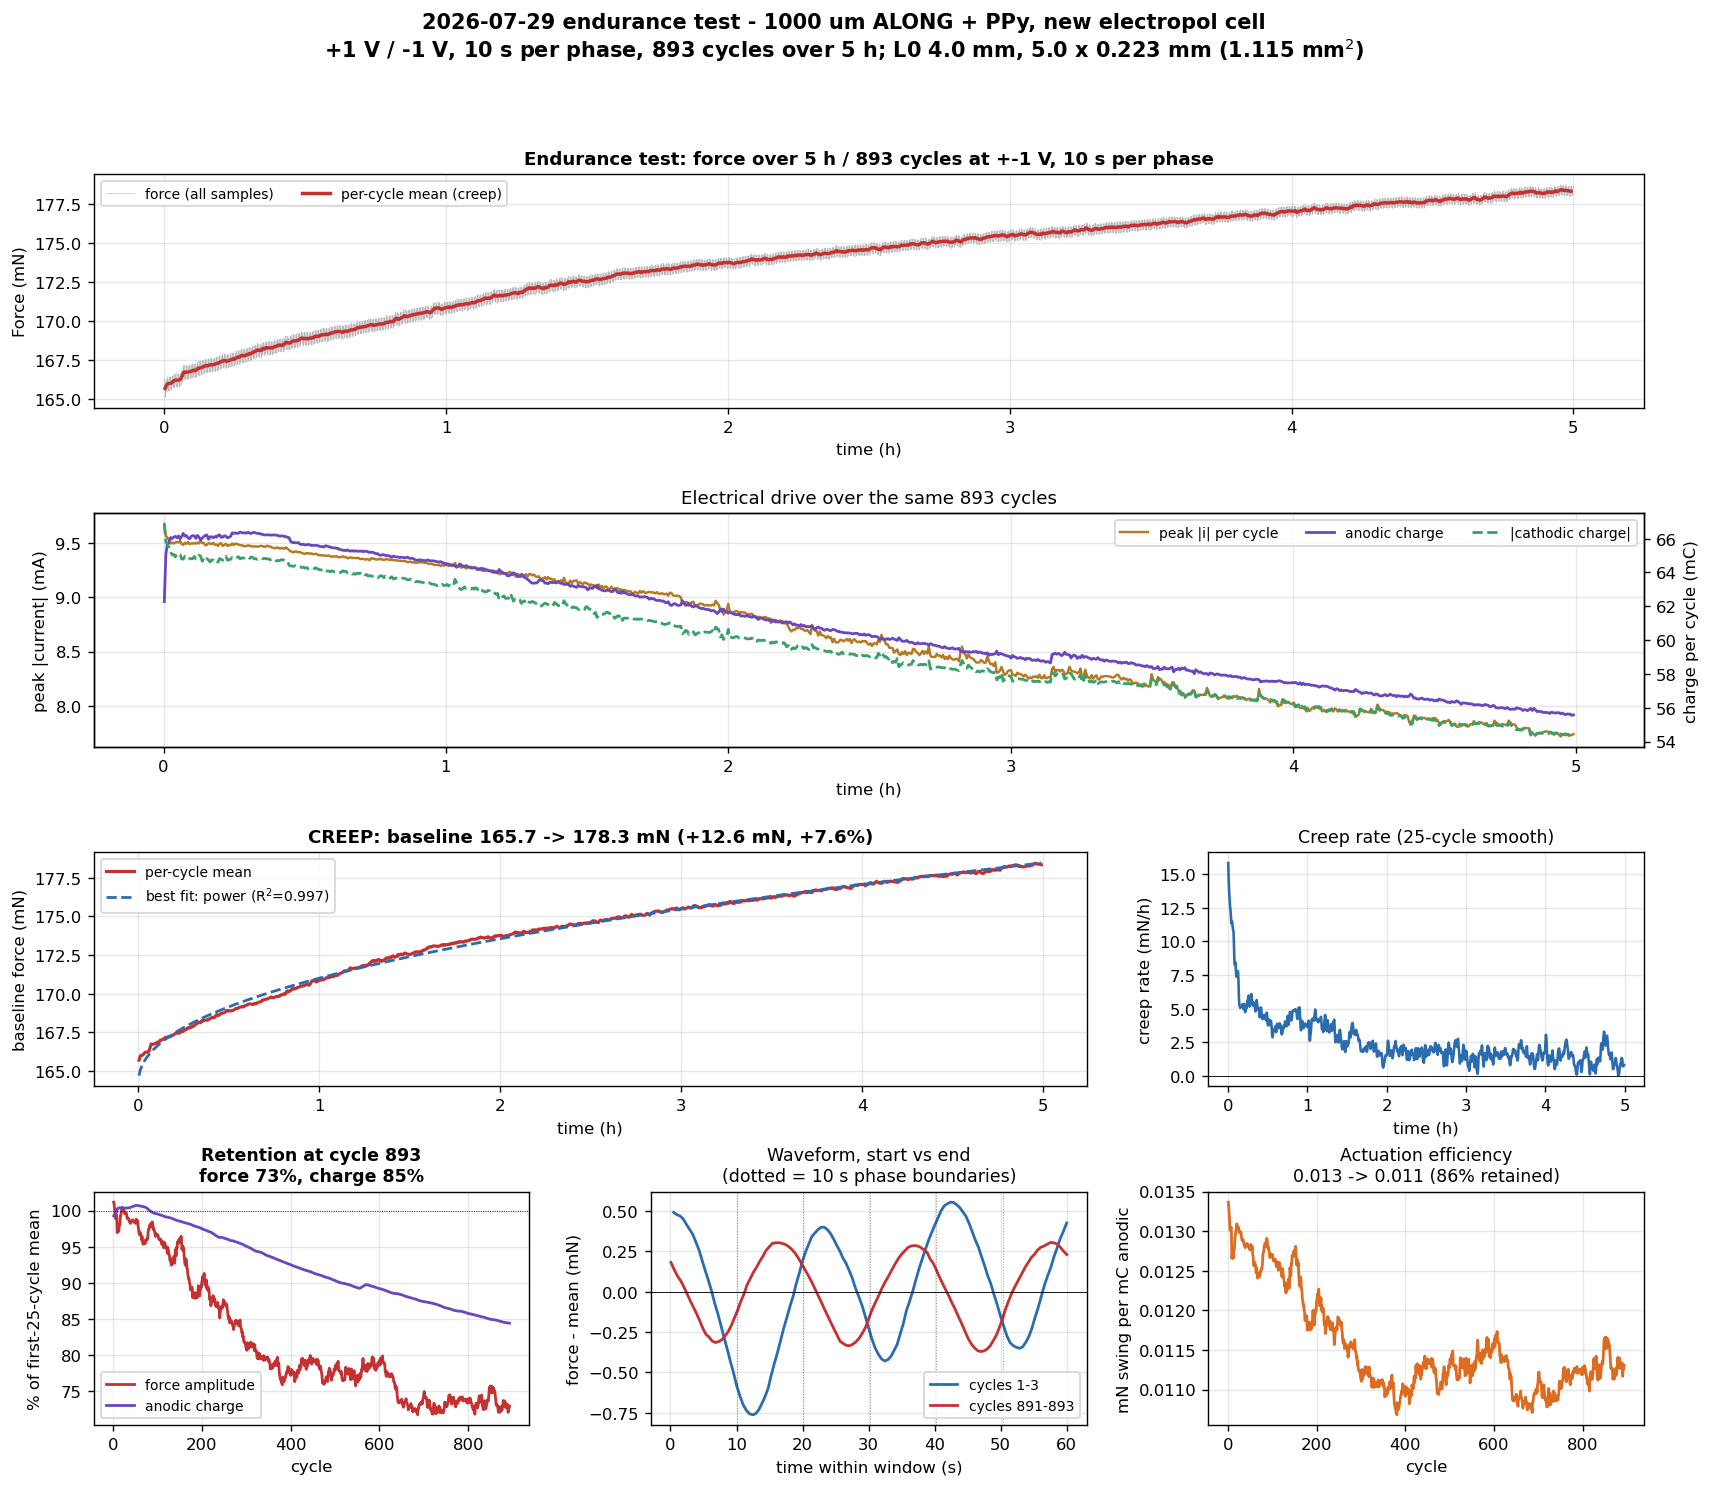

This figure's Python source:
"""
Endurance / performance-over-time test, 2026-07-29.
+1 V for 10 s, -1 V for 10 s (20 s period), 5 hours = 900 cycles.

  scope       1Vto-1V_FORCE_10sec_each_phase_scope_log_20260729_182740.csv
              CH2 x 56.7 mN/V, no-load baseline 1.25 V. Runs 0 -> 18000.4 s = exactly
              900.0 cycles, then stops (the "cut out" after 5 h).
  potentiostat potentiostat/07-29-26_FORCE_10sec_1Vto-1V_overtime_test-3.csv
              MultiStep Amperometry, i vs t, 0.1 s resolution, 0 -> 20000 s.

The potentiostat outlasts the scope by 2000 s, so all joint analysis is truncated to the
scope's 18000 s / 900 cycles, as the user suggested. Drive timing verified from the current
itself: step transients every 10.0 s, so period = 20 s with t=0 starting a +1 V phase.

Two questions:
  1. CREEP - how does the resting (baseline) force drift over 5 h, and what law fits it?
  2. OUTPUT - how much actuation amplitude is left at cycle 900, and does the ELECTRICAL
     drive decay with it? That distinguishes material fatigue from electrochemical decay -
     the question the force channel alone could not answer on the earlier short runs.
"""

import numpy as np
import pandas as pd
import matplotlib.pyplot as plt
from io import StringIO
from scipy.optimize import curve_fit

SCOPE = "1Vto-1V_FORCE_10sec_each_phase_scope_log_20260729_182740.csv"
POT = "potentiostat/07-29-26_FORCE_10sec_1Vto-1V_overtime_test-3.csv"

GAIN_MN_PER_V = 56.7
NO_LOAD_V = 1.25

# The two instruments do NOT agree on how long a cycle is. The potentiostat steps every
# 10.000 s on its own clock (verified from its current transients), but the force
# oscillation has a period of ~20.134 s on the scope's clock - a stable 0.67% timebase
# mismatch (20.118 s fitted on the first half, 20.142 s on the second), which accumulates
# to ~121 s over 5 h. Left uncorrected it shows up as a spurious 2040 deg of "phase drift".
# Each instrument is therefore binned into cycles using its OWN period. This does not
# affect any trend below: baseline and amplitude are per-cycle quantities that vary
# smoothly over hundreds of cycles, so a <=6-cycle registration offset at the end of the
# run is immaterial.
PERIOD_POT = 20.0                  # potentiostat clock
PERIOD_SCOPE = None                # measured at run time from the force trace
SCOPE_SPAN_S = 18000.0             # scope stops here ("cut out" after 5 h)

# Geometry measured 2026-07-30 (same sample as the CV runs)
L0_MM, WIDTH_MM, THICKNESS_MM = 4.0, 5.0, 0.2230
AREA_MM2 = WIDTH_MM * THICKNESS_MM

C_FORCE, C_CUR, C_FIT = "#c53030", "#b7791f", "#2b6cb0"


# ----------------------------------------------------------------- loading
def load_scope():
    d = pd.read_csv(SCOPE).rename(columns={"elapsed_s": "t"})
    d["force_mN"] = (d["ch2_MEAN_V"] - NO_LOAD_V) * GAIN_MN_PER_V
    return d[d["t"] <= SCOPE_SPAN_S].reset_index(drop=True)


def load_pot():
    txt = open(POT, "rb").read().decode("utf-16")
    p = pd.read_csv(StringIO(txt), skiprows=5)
    p.columns = ["t", "i_uA"]
    p = p.apply(pd.to_numeric, errors="coerce").dropna().reset_index(drop=True)
    return p


# ------------------------------------------------- timebase / period measurement
def ac_part(t, y, win=101):
    """Actuation ripple with the slow creep removed."""
    return y - pd.Series(y).rolling(win, center=True, min_periods=1).mean().values


def refine_period(t, ac, lo=19.7, hi=20.3, n=6001):
    """Global least-squares period of the force ripple on the SCOPE timebase."""
    Ps = np.linspace(lo, hi, n)
    best = (np.nan, np.inf)
    for P in Ps:
        w = 2 * np.pi / P
        X = np.c_[np.cos(w * t), np.sin(w * t)]
        r = ac - X @ np.linalg.lstsq(X, ac, rcond=None)[0]
        ss = float(r @ r)
        if ss < best[1]:
            best = (P, ss)
    return best[0]


def phase_drift(t, ac, P, n_cycles):
    """Cycle-by-cycle phase at period P; a steady ramp means P is wrong."""
    w = 2 * np.pi / P
    ph = []
    for k in range(n_cycles):
        m = (t >= k * P) & (t < (k + 1) * P)
        if m.sum() < 10:
            ph.append(np.nan)
            continue
        tt, aa = t[m], ac[m]
        a, b = np.linalg.lstsq(np.c_[np.cos(w * tt), np.sin(w * tt)], aa, rcond=None)[0]
        ph.append(np.arctan2(b, a))
    ph = np.array(ph, float)
    ok = np.isfinite(ph)
    out = np.full(len(ph), np.nan)
    out[ok] = np.degrees(np.unwrap(ph[ok]))
    return out


# ------------------------------------------------------------ per-cycle metrics
def per_cycle(d, p, p_scope, n_cycles):
    w = 2 * np.pi / p_scope
    rows = []
    ti, ii = p["t"].values, p["i_uA"].values
    for k in range(n_cycles):
        t0, t1 = k * p_scope, (k + 1) * p_scope
        m = (d["t"].values >= t0) & (d["t"].values < t1)
        tt = d["t"].values[m]
        ff = d["force_mN"].values[m]
        if len(tt) < 10:
            continue
        # fundamental amplitude by sine fit (robust at ~41 samples/cycle)
        X = np.c_[np.cos(w * tt), np.sin(w * tt), np.ones_like(tt)]
        a, b, c0 = np.linalg.lstsq(X, ff, rcond=None)[0]
        # potentiostat binned on ITS own clock
        q0, q1 = k * PERIOD_POT, (k + 1) * PERIOD_POT
        mp = (ti >= q0) & (ti < q1)
        tc, ic = ti[mp], ii[mp]
        qa = np.trapezoid(np.clip(ic, 0, None), tc) / 1e3 if len(tc) > 2 else np.nan
        qc = np.trapezoid(np.clip(ic, None, 0), tc) / 1e3 if len(tc) > 2 else np.nan
        rows.append(dict(
            cycle=k + 1, t_mid=0.5 * (t0 + t1),
            baseline_mN=ff.mean(),
            amp_mN=2 * np.hypot(a, b),
            p2p_mN=ff.max() - ff.min(),
            anodic_mC=qa, cathodic_mC=qc, net_mC=qa + qc,
            peak_i_mA=np.abs(ic).max() / 1e3 if len(tc) else np.nan))
    return pd.DataFrame(rows)


# ------------------------------------------------------------------ creep models
def m_lin(t, a, b):
    return a + b * t


def m_log(t, a, b):
    return a + b * np.log1p(t / 60.0)


def m_pow(t, a, b, n):
    return a + b * np.power(t / 60.0, n)


def m_exp(t, a, b, tau):
    return a + b * (1.0 - np.exp(-t / tau))


CREEP_MODELS = [
    ("linear            a+b*t", m_lin, [160, 1e-3]),
    ("logarithmic  a+b*ln(1+t)", m_log, [160, 1.0]),
    ("power law     a+b*t^n", m_pow, [160, 1.0, 0.5]),
    ("exp. saturating", m_exp, [160, 15.0, 3000.0]),
]


def fit_models(t, y, models):
    out = []
    for name, fn, p0 in models:
        try:
            pars, _ = curve_fit(fn, t, y, p0=p0, maxfev=40000)
            resid = y - fn(t, *pars)
            r2 = 1 - resid @ resid / ((y - y.mean()) @ (y - y.mean()))
            out.append((name, fn, pars, r2, np.sqrt((resid ** 2).mean())))
        except Exception as e:                                   # noqa: BLE001
            out.append((name, fn, None, -np.inf, np.nan))
    return sorted(out, key=lambda r: -r[3])


# ============================================================== run
d = load_scope()
p = load_pot()
ac = ac_part(d["t"].values, d["force_mN"].values)
PERIOD_SCOPE = refine_period(d["t"].values, ac)
N_CYCLES = int(min(d["t"].max() // PERIOD_SCOPE, p["t"].max() // PERIOD_POT))
TOTAL_S = N_CYCLES * PERIOD_SCOPE

print(f"scope: {len(d)} samples, 0 -> {d['t'].max():.1f} s, "
      f"median dt {np.median(np.diff(d['t'])):.3f} s")
print(f"potentiostat: {len(p)} samples, 0 -> {p['t'].max():.0f} s "
      f"(outlasts the scope by {p['t'].max()-d['t'].max():.0f} s, discarded)")
print(f"absolute force {d['force_mN'].min():.1f} - {d['force_mN'].max():.1f} mN")

print(f"\n=== TIMEBASE ===")
print(f"  potentiostat period (its own clock): {PERIOD_POT:.4f} s")
print(f"  force-ripple period (scope clock):   {PERIOD_SCOPE:.4f} s"
      f"   -> {100*(PERIOD_SCOPE-PERIOD_POT)/PERIOD_POT:+.3f}% mismatch, "
      f"{d['t'].max()*(PERIOD_SCOPE-PERIOD_POT)/PERIOD_POT:+.0f} s over the run")
ph20 = phase_drift(d["t"].values, ac, PERIOD_POT, N_CYCLES)
phb = phase_drift(d["t"].values, ac, PERIOD_SCOPE, N_CYCLES)
print(f"  cycle-to-cycle phase drift at 20.000 s: {np.nanmax(ph20)-np.nanmin(ph20):.0f} deg"
      f"  (spurious - this is the mismatch, not degradation)")
print(f"  cycle-to-cycle phase drift at {PERIOD_SCOPE:.4f} s: "
      f"{np.nanmax(phb)-np.nanmin(phb):.0f} deg  (residual)")
print(f"  analysing {N_CYCLES} cycles")

# (removed: the force-vs-charge lag test is uninformative at a 10 s drive - |r| stayed
# under 0.09 at every lag because the mechanical response is so heavily attenuated. It is
# also unnecessary: per-cycle baseline (a mean) and amplitude (a sine-fit magnitude) are
# both phase-invariant, so the numbers below do not depend on sub-period alignment.)

c = per_cycle(d, p, PERIOD_SCOPE, N_CYCLES)
print(f"per-cycle table: {len(c)} cycles")

# ---- creep ------------------------------------------------------------------
fits = fit_models(c["t_mid"].values, c["baseline_mN"].values, CREEP_MODELS)
print("\n=== CREEP: baseline force vs time, model comparison ===")
for name, fn, pars, r2, rmse in fits:
    ps = "fit failed" if pars is None else np.array2string(pars, precision=4)
    print(f"  {name:26s} R2={r2:7.4f}  RMSE={rmse:.3f} mN   {ps}")
best_name, best_fn, best_pars, best_r2, _ = fits[0]

b0, b1 = c["baseline_mN"].iloc[0], c["baseline_mN"].iloc[-1]
print(f"\n  baseline {b0:.2f} -> {b1:.2f} mN over 5 h  ({b1-b0:+.2f} mN, "
      f"{100*(b1-b0)/b0:+.1f}%)")
half = c[c["cycle"] <= N_CYCLES // 2]
print(f"  first half drift {half['baseline_mN'].iloc[-1]-b0:+.2f} mN, "
      f"second half {b1-half['baseline_mN'].iloc[-1]:+.2f} mN "
      "(equal halves would mean linear creep)")

# ---- output over time -------------------------------------------------------
def early_late(col, n=25):
    e = c[col].head(n).mean()
    l = c[col].tail(n).mean()
    return e, l, 100 * l / e


print(f"\n=== OUTPUT over {N_CYCLES} cycles (mean of first 25 vs last 25 cycles) ===")
for col, unit in [("amp_mN", "mN"), ("p2p_mN", "mN"), ("anodic_mC", "mC"),
                  ("cathodic_mC", "mC"), ("peak_i_mA", "mA")]:
    e, l, pct = early_late(col)
    print(f"  {col:12s} {e:9.3f} -> {l:9.3f} {unit:3s}   {pct:6.1f}% retained")

amp_e, amp_l, amp_pct = early_late("amp_mN")
qa_e, qa_l, qa_pct = early_late("anodic_mC")
print(f"\n  mechanical amplitude retained {amp_pct:.1f}%, anodic charge retained "
      f"{qa_pct:.1f}%")
print("  -> mechanical decay much faster than charge decay implies material fatigue /\n"
      "     mechanical decoupling; both decaying together implies electrochemical loss.")

# efficiency: mN of swing per mC of anodic charge
c["mN_per_mC"] = c["amp_mN"] / c["anodic_mC"]
ee, el, epct = early_late("mN_per_mC")
print(f"\n  actuation efficiency {ee:.4f} -> {el:.4f} mN swing per mC anodic "
      f"({epct:.1f}% retained)")

afits = fit_models(c["cycle"].values.astype(float), c["amp_mN"].values,
                   [("exp. decay to floor", lambda x, a, b, tau: a + b * np.exp(-x / tau),
                     [0.5, 2.0, 200.0]),
                    ("power law   a*x^-n", lambda x, a, n: a * np.power(x, -n),
                     [3.0, 0.3]),
                    ("linear", m_lin, [2.0, -1e-3])])
print("\n=== amplitude decay, model comparison ===")
for name, fn, pars, r2, rmse in afits:
    ps = "fit failed" if pars is None else np.array2string(pars, precision=4)
    print(f"  {name:22s} R2={r2:7.4f}  RMSE={rmse:.4f} mN   {ps}")

c.to_csv("endurance_20260729_per_cycle.csv", index=False)
print("\nsaved endurance_20260729_per_cycle.csv")

# ============================================================== FIGURE
plt.rcParams.update({"figure.dpi": 125, "font.size": 9.5})
fig = plt.figure(figsize=(16, 13))
gs = fig.add_gridspec(4, 3, height_ratios=[1.0, 1.0, 1.0, 1.0], hspace=0.45, wspace=0.28)

# --- row 1: full force trace + per-cycle baseline ---------------------------
ax = fig.add_subplot(gs[0, :])
ax.plot(d["t"] / 3600, d["force_mN"], lw=0.35, color="0.72", label="force (all samples)")
ax.plot(c["t_mid"] / 3600, c["baseline_mN"], lw=2.0, color=C_FORCE,
        label="per-cycle mean (creep)")
ax.set(xlabel="time (h)", ylabel="Force (mN)")
ax.grid(alpha=0.3)
ax.legend(fontsize=8, ncol=2)
ax.set_title(f"Endurance test: force over 5 h / {N_CYCLES} cycles at +-1 V, 10 s per phase",
             fontsize=10.5, fontweight="bold")

# --- row 2: current envelope + charge per cycle -----------------------------
ax = fig.add_subplot(gs[1, :])
ax.plot(c["t_mid"] / 3600, c["peak_i_mA"], lw=1.4, color=C_CUR,
        label="peak |i| per cycle")
ax.set(xlabel="time (h)", ylabel="peak |current| (mA)")
ax.grid(alpha=0.3)
axq = ax.twinx()
axq.plot(c["t_mid"] / 3600, c["anodic_mC"], lw=1.6, color="#6b46c1",
         label="anodic charge")
axq.plot(c["t_mid"] / 3600, -c["cathodic_mC"], lw=1.6, ls="--", color="#38a169",
         label="|cathodic charge|")
axq.set_ylabel("charge per cycle (mC)")
h1, l1 = ax.get_legend_handles_labels()
h2, l2 = axq.get_legend_handles_labels()
ax.legend(h1 + h2, l1 + l2, fontsize=8, ncol=3, loc="upper right")
ax.set_title(f"Electrical drive over the same {N_CYCLES} cycles", fontsize=10.5)

# --- row 3 col 0-1: creep with best-fit law --------------------------------
ax = fig.add_subplot(gs[2, :2])
ax.plot(c["t_mid"] / 3600, c["baseline_mN"], lw=1.8, color=C_FORCE, label="per-cycle mean")
if best_pars is not None:
    tt = np.linspace(c["t_mid"].min(), c["t_mid"].max(), 500)
    ax.plot(tt / 3600, best_fn(tt, *best_pars), lw=1.6, ls="--", color=C_FIT,
            label=f"best fit: {best_name.split()[0]} (R$^2$={best_r2:.3f})")
ax.set(xlabel="time (h)", ylabel="baseline force (mN)")
ax.grid(alpha=0.3)
ax.legend(fontsize=8)
ax.set_title(f"CREEP: baseline {b0:.1f} -> {b1:.1f} mN ({b1-b0:+.1f} mN, "
             f"{100*(b1-b0)/b0:+.1f}%)", fontsize=10.5, fontweight="bold")

# --- row 3 col 2: creep rate ------------------------------------------------
ax = fig.add_subplot(gs[2, 2])
rate = np.gradient(c["baseline_mN"].values,
                   c["t_mid"].values) * 3600            # mN/h
ax.plot(c["t_mid"] / 3600, pd.Series(rate).rolling(25, center=True,
                                                   min_periods=1).mean(),
        lw=1.5, color=C_FIT)
ax.axhline(0, color="k", lw=0.5)
ax.set(xlabel="time (h)", ylabel="creep rate (mN/h)")
ax.grid(alpha=0.3)
ax.set_title("Creep rate (25-cycle smooth)", fontsize=10)

# --- row 4 col 0: amplitude decay, mechanical vs electrical ----------------
ax = fig.add_subplot(gs[3, 0])
sm = lambda s: pd.Series(s).rolling(15, center=True, min_periods=1).mean()
ax.plot(c["cycle"], 100 * sm(c["amp_mN"]) / c["amp_mN"].head(25).mean(), lw=1.6,
        color=C_FORCE, label="force amplitude")
ax.plot(c["cycle"], 100 * sm(c["anodic_mC"]) / c["anodic_mC"].head(25).mean(), lw=1.6,
        color="#6b46c1", label="anodic charge")
ax.axhline(100, color="k", lw=0.5, ls=":")
ax.set(xlabel="cycle", ylabel="% of first-25-cycle mean")
ax.grid(alpha=0.3)
ax.legend(fontsize=8)
ax.set_title(f"Retention at cycle {N_CYCLES}\nforce {amp_pct:.0f}%, charge {qa_pct:.0f}%",
             fontsize=10, fontweight="bold")

# --- row 4 col 1: first vs last cycles, raw --------------------------------
ax = fig.add_subplot(gs[3, 1])
for lab, k0, colr in [(f"cycles 1-3", 0, "#2b6cb0"),
                      (f"cycles {N_CYCLES-2}-{N_CYCLES}", N_CYCLES-3, "#c53030")]:
    m = (d["t"] >= k0 * PERIOD_SCOPE) & (d["t"] < (k0 + 3) * PERIOD_SCOPE)
    tt = d["t"].values[m] - k0 * PERIOD_SCOPE
    ff = d["force_mN"].values[m]
    ax.plot(tt, ff - ff.mean(), lw=1.6, color=colr, label=lab)
for b in np.arange(PERIOD_SCOPE/2, 3*PERIOD_SCOPE, PERIOD_SCOPE/2):
    ax.axvline(b, color="k", ls=":", lw=0.6, alpha=0.4)
ax.axhline(0, color="k", lw=0.5)
ax.set(xlabel="time within window (s)", ylabel="force - mean (mN)")
ax.grid(alpha=0.3)
ax.legend(fontsize=8)
ax.set_title("Waveform, start vs end\n(dotted = 10 s phase boundaries)", fontsize=10)

# --- row 4 col 2: efficiency -----------------------------------------------
ax = fig.add_subplot(gs[3, 2])
ax.plot(c["cycle"], sm(c["mN_per_mC"]), lw=1.6, color="#dd6b20")
ax.set(xlabel="cycle", ylabel="mN swing per mC anodic")
ax.grid(alpha=0.3)
ax.set_title(f"Actuation efficiency\n{ee:.3f} -> {el:.3f} ({epct:.0f}% retained)",
             fontsize=10)

fig.suptitle("2026-07-29 endurance test - 1000 um ALONG + PPy, new electropol cell\n"
             f"+1 V / -1 V, 10 s per phase, {N_CYCLES} cycles over 5 h; "
             f"L0 {L0_MM} mm, {WIDTH_MM} x {THICKNESS_MM} mm ({AREA_MM2:.3f} mm$^2$)",
             fontweight="bold", fontsize=12)
fig.savefig("endurance_20260729_analysis.png", bbox_inches="tight", dpi=125)
print("saved endurance_20260729_analysis.png")
